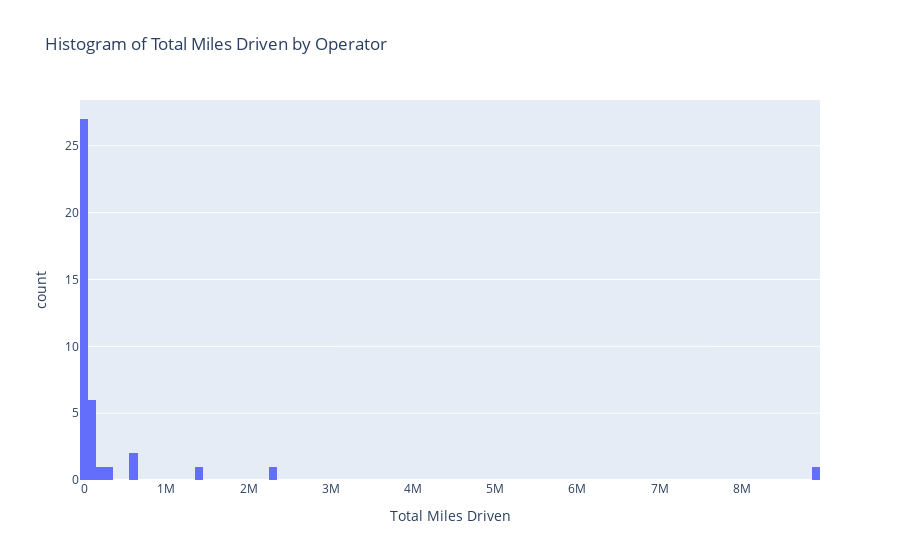
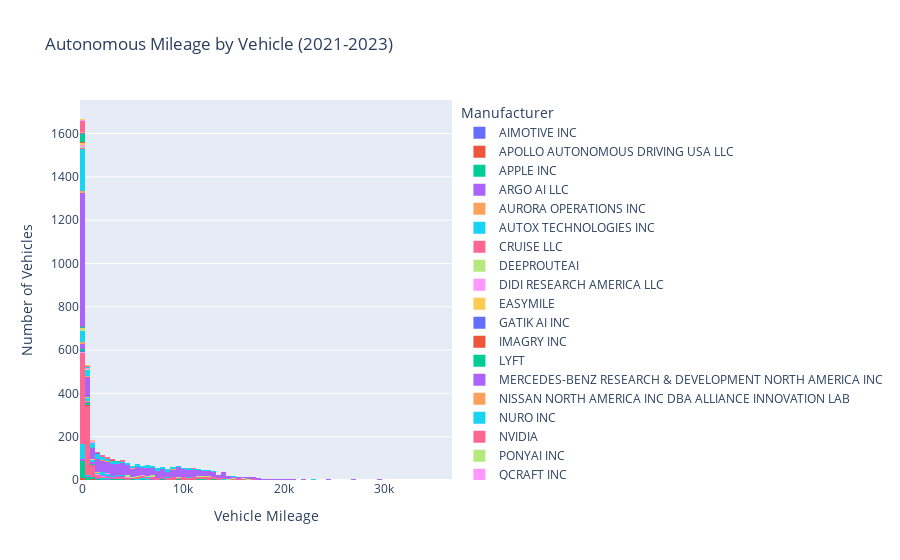

The notebook cell these images were saved under, in order:
### Code cell
###  autonomous miles necessarily.  Need to look at data sources further.

# TODO: Drop zeroes? Probably.

#### Histogram: miles driven / Operator ######
manufacturer_miles_sum = mileage_df.groupby('Manufacturer')['Mileage Total'].sum().reset_index()

fig = px.histogram(manufacturer_miles_sum, x='Mileage Total', title='Histogram of Total Miles Driven by Operator',
                   labels={'Mileage Total': 'Total Miles Driven'}, nbins=100)  # Adjust nbins as needed
fig.show()

#### Histogram: miles driven / VIN ######
vin = px.histogram(mileage_df,
             x='Mileage Total', color="Manufacturer", title="Autonomous Mileage by Vehicle (2021-2023)")
vin.update_layout(xaxis_title='Vehicle Mileage', yaxis_title='Number of Vehicles')
vin.show()

### Figure 1 — Plotly figure (JSON) as saved in the notebook; plotly's stock layout.template omitted (floating-point values rounded to 4 significant figures)
{"data": [{"alignmentgroup": "True", "bingroup": "x", "hovertemplate": "Total Miles Driven=%{x}<br>count=%{y}<extra></extra>", "legendgroup": "", "marker": {"color": "#636efa", "pattern": {"shape": ""}}, "name": "", "nbinsx": 100, "offsetgroup": "", "orientation": "v", "showlegend": false, "type": "histogram", "x": [33070.0, 15310.0, 3944.0, 591100.0, 55370.0, 13370.0, 7870, 99422, 759.3, 2323000.0, 31633, 4004.0, 79010.0, 320, 3574, 67330.0, 1381.0, 723.6, 781, 11200.0, 58340.0, 111600.0, 21150.0, 4825, 1702.0, 258100.0, 28004, 7169.0, 586000.0, 8909, 8489, 4774, 13959, 60, 104, 675, 8896000.0, 164900.0, 4194, 1418000.0], "xaxis": "x", "yaxis": "y"}], "layout": {"barmode": "relative", "legend": {"tracegroupgap": 0}, "title": {"text": "Histogram of Total Miles Driven by Operator"}, "xaxis": {"anchor": "y", "domain": [0, 1], "title": {"text": "Total Miles Driven"}}, "yaxis": {"anchor": "x", "domain": [0, 1], "title": {"text": "count"}}}}

### Figure 2 — Plotly figure (JSON) as saved in the notebook; plotly's stock layout.template omitted (floating-point values rounded to 4 significant figures; data arrays with more than 128 entries replaced by an {"elided": "..."} marker saying what was removed)
{"data": [{"alignmentgroup": "True", "bingroup": "x", "hovertemplate": "Manufacturer=AIMOTIVE INC<br>Mileage Total=%{x}<br>count=%{y}<extra></extra>", "legendgroup": "AIMOTIVE INC", "marker": {"color": "#636efa", "pattern": {"shape": ""}}, "name": "AIMOTIVE INC", "offsetgroup": "AIMOTIVE INC", "orientation": "v", "showlegend": true, "type": "histogram", "x": [1827, 1149, 9350, 5865, 9628.0, 5249.0], "xaxis": "x", "yaxis": "y"}, {"alignmentgroup": "True", "bingroup": "x", "hovertemplate": "Manufacturer=APOLLO AUTONOMOUS DRIVING USA LLC<br>Mileage Total=%{x}<br>count=%{y}<extra></extra>", "legendgroup": "APOLLO AUTONOMOUS DRIVING USA LLC", "marker": {"color": "#EF553B", "pattern": {"shape": ""}}, "name": "APOLLO AUTONOMOUS DRIVING USA LLC", "offsetgroup": "APOLLO AUTONOMOUS DRIVING USA LLC", "orientation": "v", "showlegend": true, "type": "histogram", "x": [830.0, 637.5, 0, 0, 0, 1142.0, 824.4, 141.6, 368.9, 0, 0, 0], "xaxis": "x", "yaxis": "y"}, {"alignmentgroup": "True", "bingroup": "x", "hovertemplate": "Manufacturer=APPLE INC<br>Mileage Total=%{x}<br>count=%{y}<extra></extra>", "legendgroup": "APPLE INC", "marker": {"color": "#00cc96", "pattern": {"shape": ""}}, "name": "APPLE INC", "offsetgroup": "APPLE INC", "orientation": "v", "showlegend": true, "type": "histogram", "x": {"elided": "173 float values"}, "xaxis": "x", "yaxis": "y"}, {"alignmentgroup": "True", "bingroup": "x", "hovertemplate": "Manufacturer=ARGO AI LLC<br>Mileage Total=%{x}<br>count=%{y}<extra></extra>", "legendgroup": "ARGO AI LLC", "marker": {"color": "#ab63fa", "pattern": {"shape": ""}}, "name": "ARGO AI LLC", "offsetgroup": "ARGO AI LLC", "orientation": "v", "showlegend": true, "type": "histogram", "x": [7996.0, 6834.0, 5725.0, 8231.0, 7264.0, 522.2, 162.1, 0, 0, 0, 0, 0, 0, 633.5, 2643.0, 0, 553.1, 3687.0, 0, 1480.0, 2552.0, 1507.0, 1230.0, 1080.0, 1318.0, 1958.0], "xaxis": "x", "yaxis": "y"}, {"alignmentgroup": "True", "bingroup": "x", "hovertemplate": "Manufacturer=AURORA OPERATIONS INC<br>Mileage Total=%{x}<br>count=%{y}<extra></extra>", "legendgroup": "AURORA OPERATIONS INC", "marker": {"color": "#FFA15A", "pattern": {"shape": ""}}, "name": "AURORA OPERATIONS INC", "offsetgroup": "AURORA OPERATIONS INC", "orientation": "v", "showlegend": true, "type": "histogram", "x": [1388.0, 875.0, 4918.0, 1448.0, 2289.0, 624.2, 1104.0, 25.86, 700.3], "xaxis": "x", "yaxis": "y"}, {"alignmentgroup": "True", "bingroup": "x", "hovertemplate": "Manufacturer=AUTOX TECHNOLOGIES INC<br>Mileage Total=%{x}<br>count=%{y}<extra></extra>", "legendgroup": "AUTOX TECHNOLOGIES INC", "marker": {"color": "#19d3f3", "pattern": {"shape": ""}}, "name": "AUTOX TECHNOLOGIES INC", "offsetgroup": "AUTOX TECHNOLOGIES INC", "orientation": "v", "showlegend": true, "type": "histogram", "x": [1986, 13997, 10336, 6446, 6358, 5912, 5073, 0, 0, 0, 0, 0, 0, 0, 0, 0, 0, 0, 0, 0, 0, 0, 0, 0, 0, 0, 0, 0, 0, 0, 0, 0, 0, 0, 0, 0, 0, 0, 0, 0, 0, 0, 0, 0, 6627, 2700, 8271, 5462, 5981, 2461, 600, 5922, 318, 5508, 2431, 2563, 0, 0, 0, 0, 0, 0, 0, 0, 0, 0, 138, 0, 0, 0, 0, 0, 0, 0, 0, 0, 59, 0, 0, 0, 273, 0, 0, 0, 0, 0, 0, 0], "xaxis": "x", "yaxis": "y"}, {"alignmentgroup": "True", "bingroup": "x", "hovertemplate": "Manufacturer=CRUISE LLC<br>Mileage Total=%{x}<br>count=%{y}<extra></extra>", "legendgroup": "CRUISE LLC", "marker": {"color": "#FF6692", "pattern": {"shape": ""}}, "name": "CRUISE LLC", "offsetgroup": "CRUISE LLC", "orientation": "v", "showlegend": true, "type": "histogram", "x": {"elided": "1036 float values"}, "xaxis": "x", "yaxis": "y"}, {"alignmentgroup": "True", "bingroup": "x", "hovertemplate": "Manufacturer=DEEPROUTEAI<br>Mileage Total=%{x}<br>count=%{y}<extra></extra>", "legendgroup": "DEEPROUTEAI", "marker": {"color": "#B6E880", "pattern": {"shape": ""}}, "name": "DEEPROUTEAI", "offsetgroup": "DEEPROUTEAI", "orientation": "v", "showlegend": true, "type": "histogram", "x": [18791, 12081, 510, 251], "xaxis": "x", "yaxis": "y"}, {"alignmentgroup": "True", "bingroup": "x", "hovertemplate": "Manufacturer=DIDI RESEARCH AMERICA LLC<br>Mileage Total=%{x}<br>count=%{y}<extra></extra>", "legendgroup": "DIDI RESEARCH AMERICA LLC", "marker": {"color": "#FF97FF", "pattern": {"shape": ""}}, "name": "DIDI RESEARCH AMERICA LLC", "offsetgroup": "DIDI RESEARCH AMERICA LLC", "orientation": "v", "showlegend": true, "type": "histogram", "x": [3759.0, 5416.0, 6946.0, 1830.0, 3306.0, 4891.0, 4592.0, 2845.0, 5858.0, 1302.0, 0, 0, 3711.0, 5156.0, 4735.0, 938.7, 3997.0, 3893.0, 3074.0, 4286.0, 6647.0, 1827.0, 0, 0], "xaxis": "x", "yaxis": "y"}, {"alignmentgroup": "True", "bingroup": "x", "hovertemplate": "Manufacturer=EASYMILE<br>Mileage Total=%{x}<br>count=%{y}<extra></extra>", "legendgroup": "EASYMILE", "marker": {"color": "#FECB52", "pattern": {"shape": ""}}, "name": "EASYMILE", "offsetgroup": "EASYMILE", "orientation": "v", "showlegend": true, "type": "histogram", "x": [320], "xaxis": "x", "yaxis": "y"}, {"alignmentgroup": "True", "bingroup": "x", "hovertemplate": "Manufacturer=GATIK AI INC<br>Mileage Total=%{x}<br>count=%{y}<extra></extra>", "legendgroup": "GATIK AI INC", "marker": {"color": "#636efa", "pattern": {"shape": ""}}, "name": "GATIK AI INC", "offsetgroup": "GATIK AI INC", "orientation": "v", "showlegend": true, "type": "histogram", "x": [1924, 0, 0, 1016, 0, 0, 634, 0, 0], "xaxis": "x", "yaxis": "y"}, {"alignmentgroup": "True", "bingroup": "x", "hovertemplate": "Manufacturer=IMAGRY INC<br>Mileage Total=%{x}<br>count=%{y}<extra></extra>", "legendgroup": "IMAGRY INC", "marker": {"color": "#EF553B", "pattern": {"shape": ""}}, "name": "IMAGRY INC", "offsetgroup": "IMAGRY INC", "orientation": "v", "showlegend": true, "type": "histogram", "x": [731.2, 650.1], "xaxis": "x", "yaxis": "y"}, {"alignmentgroup": "True", "bingroup": "x", "hovertemplate": "Manufacturer=LYFT<br>Mileage Total=%{x}<br>count=%{y}<extra></extra>", "legendgroup": "LYFT", "marker": {"color": "#00cc96", "pattern": {"shape": ""}}, "name": "LYFT", "offsetgroup": "LYFT", "orientation": "v", "showlegend": true, "type": "histogram", "x": [479.7, 839.3, 802.1, 1016.0, 985.5, 812.1, 596.7, 882.3, 525.3, 568.1, 625.5, 466.1, 523.6, 684.0, 423.9, 132.5, 257.0, 64.29, 32.78, 116.3, 216.2, 131.1, 19.6], "xaxis": "x", "yaxis": "y"}, {"alignmentgroup": "True", "bingroup": "x", "hovertemplate": "Manufacturer=MERCEDES-BENZ RESEARCH & DEVELOPMENT NORTH AMERICA INC<br>Mileage Total=%{x}<br>count=%{y}<extra></extra>", "legendgroup": "MERCEDES-BENZ RESEARCH & DEVELOPMENT NORTH AMERICA INC", "marker": {"color": "#ab63fa", "pattern": {"shape": ""}}, "name": "MERCEDES-BENZ RESEARCH & DEVELOPMENT NORTH AMERICA INC", "offsetgroup": "MERCEDES-BENZ RESEARCH & DEVELOPMENT NORTH AMERICA INC", "orientation": "v", "showlegend": true, "type": "histogram", "x": [744, 6, 22, 249, 126, 7169, 12317, 8396, 7740, 8201, 4402, 3088, 6143, 0, 0, 0, 10, 48.41, 3801.0, 1772.0, 2874.0, 2865.0, 2899.0, 967.2, 3937.0, 1937.0, 670.2, 926.6, 435.7, 1021.0, 2248.0, 61.06, 84.04, 1512, 1837, 3423, 1388, 2346, 2171, 2067, 2418, 1032, 820, 394, 968, 885, 0, 2556, 993, 108, 0, 104, 704, 232, 335, 40, 0, 96, 0, 0, 0, 0, 0, 0], "xaxis": "x", "yaxis": "y"}, {"alignmentgroup": "True", "bingroup": "x", "hovertemplate": "Manufacturer=NISSAN NORTH AMERICA INC DBA ALLIANCE INNOVATION LAB<br>Mileage Total=%{x}<br>count=%{y}<extra></extra>", "legendgroup": "NISSAN NORTH AMERICA INC DBA ALLIANCE INNOVATION LAB", "marker": {"color": "#FFA15A", "pattern": {"shape": ""}}, "name": "NISSAN NORTH AMERICA INC DBA ALLIANCE INNOVATION LAB", "offsetgroup": "NISSAN NORTH AMERICA INC DBA ALLIANCE INNOVATION LAB", "orientation": "v", "showlegend": true, "type": "histogram", "x": [177, 328, 3, 0, 0, 73, 21.4, 1100.0, 0, 0, 0], "xaxis": "x", "yaxis": "y"}, {"alignmentgroup": "True", "bingroup": "x", "hovertemplate": "Manufacturer=NURO INC<br>Mileage Total=%{x}<br>count=%{y}<extra></extra>", "legendgroup": "NURO INC", "marker": {"color": "#19d3f3", "pattern": {"shape": ""}}, "name": "NURO INC", "offsetgroup": "NURO INC", "orientation": "v", "showlegend": true, "type": "histogram", "x": {"elided": "132 float values"}, "xaxis": "x", "yaxis": "y"}, {"alignmentgroup": "True", "bingroup": "x", "hovertemplate": "Manufacturer=NVIDIA<br>Mileage Total=%{x}<br>count=%{y}<extra></extra>", "legendgroup": "NVIDIA", "marker": {"color": "#FF6692", "pattern": {"shape": ""}}, "name": "NVIDIA", "offsetgroup": "NVIDIA", "orientation": "v", "showlegend": true, "type": "histogram", "x": [3449, 1789, 11153, 483, 10388, 742], "xaxis": "x", "yaxis": "y"}, {"alignmentgroup": "True", "bingroup": "x", "hovertemplate": "Manufacturer=PONYAI INC<br>Mileage Total=%{x}<br>count=%{y}<extra></extra>", "legendgroup": "PONYAI INC", "marker": {"color": "#B6E880", "pattern": {"shape": ""}}, "name": "PONYAI INC", "offsetgroup": "PONYAI INC", "orientation": "v", "showlegend": true, "type": "histogram", "x": [16360.0, 16120.0, 14220.0, 12440.0, 12830.0, 10480.0, 12850.0, 4014.0, 13070.0, 6016.0, 5726.0, 16140.0, 5048.0, 9402.0, 11350.0, 4834.0, 17610.0, 14320.0, 5735.0, 4509.0, 3299.0, 78.58, 14930.0, 2780.0, 6856.0, 181.9, 12200.0, 16110.0, 6284.0, 10860.0, 4474.0, 1405.0, 1279.0, 5853.0, 5344.0, 437.7, 182.5, 0.25, 0, 0, 0, 0, 4308, 890, 5228, 7162, 0, 0, 7812, 12670, 11951, 12100, 11081, 8108, 9092, 9959, 4417, 8950, 12264, 4383, 6491, 9746, 0, 10224, 2856, 7128, 7053, 8596, 11525, 12073, 7128, 9588, 10667, 8004, 6759, 7309, 9418, 6503, 8969], "xaxis": "x", "yaxis": "y"}, {"alignmentgroup": "True", "bingroup": "x", "hovertemplate": "Manufacturer=QCRAFT INC<br>Mileage Total=%{x}<br>count=%{y}<extra></extra>", "legendgroup": "QCRAFT INC", "marker": {"color": "#FF97FF", "pattern": {"shape": ""}}, "name": "QCRAFT INC", "offsetgroup": "QCRAFT INC", "orientation": "v", "showlegend": true, "type": "histogram", "x": [4138, 2182, 2589], "xaxis": "x", "yaxis": "y"}, {"alignmentgroup": "True", "bingroup": "x", "hovertemplate": "Manufacturer=QUALCOMM TECHNOLOGIES INC<br>Mileage Total=%{x}<br>count=%{y}<extra></extra>", "legendgroup": "QUALCOMM TECHNOLOGIES INC", "marker": {"color": "#FECB52", "pattern": {"shape": ""}}, "name": "QUALCOMM TECHNOLOGIES INC", "offsetgroup": "QUALCOMM TECHNOLOGIES INC", "orientation": "v", "showlegend": true, "type": "histogram", "x": [432, 119, 1084, 438, 1191, 1388, 0, 2182, 540, 578, 141, 396], "xaxis": "x", "yaxis": "y"}, {"alignmentgroup": "True", "bingroup": "x", "hovertemplate": "Manufacturer=TOYOTA RESEARCH INSTITUTE INC<br>Mileage Total=%{x}<br>count=%{y}<extra></extra>", "legendgroup": "TOYOTA RESEARCH INSTITUTE INC", "marker": {"color": "#636efa", "pattern": {"shape": ""}}, "name": "TOYOTA RESEARCH INSTITUTE INC", "offsetgroup": "TOYOTA RESEARCH INSTITUTE INC", "orientation": "v", "showlegend": true, "type": "histogram", "x": [3327, 5430, 4724, 478], "xaxis": "x", "yaxis": "y"}, {"alignmentgroup": "True", "bingroup": "x", "hovertemplate": "Manufacturer=UDELV INC<br>Mileage Total=%{x}<br>count=%{y}<extra></extra>", "legendgroup": "UDELV INC", "marker": {"color": "#EF553B", "pattern": {"shape": ""}}, "name": "UDELV INC", "offsetgroup": "UDELV INC", "orientation": "v", "showlegend": true, "type": "histogram", "x": [60, 0], "xaxis": "x", "yaxis": "y"}, {"alignmentgroup": "True", "bingroup": "x", "hovertemplate": "Manufacturer=VALEO NORTH AMERICA INC<br>Mileage Total=%{x}<br>count=%{y}<extra></extra>", "legendgroup": "VALEO NORTH AMERICA INC", "marker": {"color": "#00cc96", "pattern": {"shape": ""}}, "name": "VALEO NORTH AMERICA INC", "offsetgroup": "VALEO NORTH AMERICA INC", "orientation": "v", "showlegend": true, "type": "histogram", "x": [201, 135, 339], "xaxis": "x", "yaxis": "y"}, {"alignmentgroup": "True", "bingroup": "x", "hovertemplate": "Manufacturer=WAYMO LLC<br>Mileage Total=%{x}<br>count=%{y}<extra></extra>", "legendgroup": "WAYMO LLC", "marker": {"color": "#ab63fa", "pattern": {"shape": ""}}, "name": "WAYMO LLC", "offsetgroup": "WAYMO LLC", "orientation": "v", "showlegend": true, "type": "histogram", "x": {"elided": "1819 float values"}, "xaxis": "x", "yaxis": "y"}, {"alignmentgroup": "True", "bingroup": "x", "hovertemplate": "Manufacturer=WERIDE CORP<br>Mileage Total=%{x}<br>count=%{y}<extra></extra>", "legendgroup": "WERIDE CORP", "marker": {"color": "#FFA15A", "pattern": {"shape": ""}}, "name": "WERIDE CORP", "offsetgroup": "WERIDE CORP", "orientation": "v", "showlegend": true, "type": "histogram", "x": [36.4, 11130.0, 377, 15140.0, 12990.0, 9.2, 8339.0, 0, 3072.0, 363.6, 935.2, 5164.0, 334.8, 70.7, 9031.0, 2171.0, 5440.0, 679.1, 12240.0, 2349.0, 2034.0, 0, 9491.0, 4619.0, 12610.0, 2213.0, 0, 0.03, 551.1, 1130, 0, 0, 2167.0, 1673.0, 0, 0, 1308.0, 971.9, 2634.0, 1785.0, 6763.0, 8868.0, 5275.0, 6749.0, 4188.0], "xaxis": "x", "yaxis": "y"}, {"alignmentgroup": "True", "bingroup": "x", "hovertemplate": "Manufacturer=ZOOX INC<br>Mileage Total=%{x}<br>count=%{y}<extra></extra>", "legendgroup": "ZOOX INC", "marker": {"color": "#19d3f3", "pattern": {"shape": ""}}, "name": "ZOOX INC", "offsetgroup": "ZOOX INC", "orientation": "v", "showlegend": true, "type": "histogram", "x": {"elided": "464 float values"}, "xaxis": "x", "yaxis": "y"}, {"alignmentgroup": "True", "bingroup": "x", "hovertemplate": "Manufacturer=GHOST AUTONOMY INC<br>Mileage Total=%{x}<br>count=%{y}<extra></extra>", "legendgroup": "GHOST AUTONOMY INC", "marker": {"color": "#FF6692", "pattern": {"shape": ""}}, "name": "GHOST AUTONOMY INC", "offsetgroup": "GHOST AUTONOMY INC", "orientation": "v", "showlegend": true, "type": "histogram", "x": [2897.0, 1394.0, 3773.0, 2019.0, 0, 752.8, 2606.0, 934.0, 182.3, 0, 2270.0, 5279.0, 10400.0, 7935.0, 820.2, 8095, 34.5, 11130.0, 3927.0, 2873.0, 0], "xaxis": "x", "yaxis": "y"}, {"alignmentgroup": "True", "bingroup": "x", "hovertemplate": "Manufacturer=INTEL CORPORATION<br>Mileage Total=%{x}<br>count=%{y}<extra></extra>", "legendgroup": "INTEL CORPORATION", "marker": {"color": "#B6E880", "pattern": {"shape": ""}}, "name": "INTEL CORPORATION", "offsetgroup": "INTEL CORPORATION", "orientation": "v", "showlegend": true, "type": "histogram", "x": [611, 170, 0], "xaxis": "x", "yaxis": "y"}, {"alignmentgroup": "True", "bingroup": "x", "hovertemplate": "Manufacturer=MOTIONAL AD INC<br>Mileage Total=%{x}<br>count=%{y}<extra></extra>", "legendgroup": "MOTIONAL AD INC", "marker": {"color": "#FF97FF", "pattern": {"shape": ""}}, "name": "MOTIONAL AD INC", "offsetgroup": "MOTIONAL AD INC", "orientation": "v", "showlegend": true, "type": "histogram", "x": [239.3, 212.9, 31.9, 1141.0, 317.8, 945.2, 920.1, 858.5, 198.3, 5.6, 17.6, 1.3, 21.4, 27.6, 618.3, 3033.0, 751.6, 716.1, 724.5, 3264.0, 2464.0, 3358.0, 1276.0, 10.24], "xaxis": "x", "yaxis": "y"}, {"alignmentgroup": "True", "bingroup": "x", "hovertemplate": "Manufacturer=NVIDIA CORPORATION<br>Mileage Total=%{x}<br>count=%{y}<extra></extra>", "legendgroup": "NVIDIA CORPORATION", "marker": {"color": "#FECB52", "pattern": {"shape": ""}}, "name": "NVIDIA CORPORATION", "offsetgroup": "NVIDIA CORPORATION", "orientation": "v", "showlegend": true, "type": "histogram", "x": [14.26, 3069.0, 0, 0, 1688.0, 1518.0, 880.6, 0, 0, 0, 0, 0, 0, 0], "xaxis": "x", "yaxis": "y"}, {"alignmentgroup": "True", "bingroup": "x", "hovertemplate": "Manufacturer=TOYOTA RESEARCH INSTITUTE<br>Mileage Total=%{x}<br>count=%{y}<extra></extra>", "legendgroup": "TOYOTA RESEARCH INSTITUTE", "marker": {"color": "#636efa", "pattern": {"shape": ""}}, "name": "TOYOTA RESEARCH INSTITUTE", "offsetgroup": "TOYOTA RESEARCH INSTITUTE", "orientation": "v", "showlegend": true, "type": "histogram", "x": [2277, 1355, 967, 175], "xaxis": "x", "yaxis": "y"}, {"alignmentgroup": "True", "bingroup": "x", "hovertemplate": "Manufacturer=APOLLO<br>Mileage Total=%{x}<br>count=%{y}<extra></extra>", "legendgroup": "APOLLO", "marker": {"color": "#EF553B", "pattern": {"shape": ""}}, "name": "APOLLO", "offsetgroup": "APOLLO", "orientation": "v", "showlegend": true, "type": "histogram", "x": [4354.0, 3817.0, 2942, 4199.0, 0, 0], "xaxis": "x", "yaxis": "y"}, {"alignmentgroup": "True", "bingroup": "x", "hovertemplate": "Manufacturer=AUTOX<br>Mileage Total=%{x}<br>count=%{y}<extra></extra>", "legendgroup": "AUTOX", "marker": {"color": "#00cc96", "pattern": {"shape": ""}}, "name": "AUTOX", "offsetgroup": "AUTOX", "orientation": "v", "showlegend": true, "type": "histogram", "x": [3, 0, 22, 42, 34, 5, 8, 0, 0, 2, 3768, 3624, 0, 0, 0, 0, 8, 0, 0, 0, 0, 0, 337, 0, 0, 0, 0, 0, 0, 0, 0, 0, 9, 0, 0, 0, 8, 0, 0, 0, 0, 0, 0, 0], "xaxis": "x", "yaxis": "y"}, {"alignmentgroup": "True", "bingroup": "x", "hovertemplate": "Manufacturer=BOSCH<br>Mileage Total=%{x}<br>count=%{y}<extra></extra>", "legendgroup": "BOSCH", "marker": {"color": "#ab63fa", "pattern": {"shape": ""}}, "name": "BOSCH", "offsetgroup": "BOSCH", "orientation": "v", "showlegend": true, "type": "histogram", "x": [24.32, 532.9, 202.1], "xaxis": "x", "yaxis": "y"}, {"alignmentgroup": "True", "bingroup": "x", "hovertemplate": "Manufacturer=DIDI RESEARCH AMERICA<br>Mileage Total=%{x}<br>count=%{y}<extra></extra>", "legendgroup": "DIDI RESEARCH AMERICA", "marker": {"color": "#FFA15A", "pattern": {"shape": ""}}, "name": "DIDI RESEARCH AMERICA", "offsetgroup": "DIDI RESEARCH AMERICA", "orientation": "v", "showlegend": true, "type": "histogram", "x": [0, 0, 0, 0, 1409.0, 918.2, 311.7, 79.6, 1286.0, 0], "xaxis": "x", "yaxis": "y"}, {"alignmentgroup": "True", "bingroup": "x", "hovertemplate": "Manufacturer=IMAGRY INC <br>Mileage Total=%{x}<br>count=%{y}<extra></extra>", "legendgroup": "IMAGRY INC ", "marker": {"color": "#19d3f3", "pattern": {"shape": ""}}, "name": "IMAGRY INC ", "offsetgroup": "IMAGRY INC ", "orientation": "v", "showlegend": true, "type": "histogram", "x": [326.5, 397.1], "xaxis": "x", "yaxis": "y"}, {"alignmentgroup": "True", "bingroup": "x", "hovertemplate": "Manufacturer=MERCEDES<br>Mileage Total=%{x}<br>count=%{y}<extra></extra>", "legendgroup": "MERCEDES", "marker": {"color": "#FF6692", "pattern": {"shape": ""}}, "name": "MERCEDES", "offsetgroup": "MERCEDES", "orientation": "v", "showlegend": true, "type": "histogram", "x": [0, 0, 0, 0, 0, 0, 0, 0, 0, 0, 0, 0, 0, 0, 0, 0, 0, 0, 0, 0, 0, 0, 0, 0, 0, 0, 0, 0, 0, 0, 0, 0, 0, 0, 0, 0, 0, 384.7, 294.2, 360.5, 482.9, 0, 132.1, 930.9, 728.0, 561.2, 0, 0, 0, 0, 1350.0, 2061.0, 2754.0, 3166.0, 1869.0, 3752.0, 2801.0, 1701.0, 1978.0, 2869.0, 2294.0, 3656.0, 3327.0, 2406.0, 2041.0, 1407.0, 2300.0, 2399.0, 4297.0, 2192.0, 2639.0, 126.6, 143.9, 206.3, 123.0, 108.2, 141.0, 214.9, 144.3], "xaxis": "x", "yaxis": "y"}, {"alignmentgroup": "True", "bingroup": "x", "hovertemplate": "Manufacturer=NISSAN<br>Mileage Total=%{x}<br>count=%{y}<extra></extra>", "legendgroup": "NISSAN", "marker": {"color": "#B6E880", "pattern": {"shape": ""}}, "name": "NISSAN", "offsetgroup": "NISSAN", "orientation": "v", "showlegend": true, "type": "histogram", "x": [485, 0, 2105, 2235], "xaxis": "x", "yaxis": "y"}, {"alignmentgroup": "True", "bingroup": "x", "hovertemplate": "Manufacturer=VALEO NORTH AMERICA<br>Mileage Total=%{x}<br>count=%{y}<extra></extra>", "legendgroup": "VALEO NORTH AMERICA", "marker": {"color": "#FF97FF", "pattern": {"shape": ""}}, "name": "VALEO NORTH AMERICA", "offsetgroup": "VALEO NORTH AMERICA", "orientation": "v", "showlegend": true, "type": "histogram", "x": [104], "xaxis": "x", "yaxis": "y"}, {"alignmentgroup": "True", "bingroup": "x", "hovertemplate": "Manufacturer=WOVEN BY TOYOTA US INC<br>Mileage Total=%{x}<br>count=%{y}<extra></extra>", "legendgroup": "WOVEN BY TOYOTA US INC", "marker": {"color": "#FECB52", "pattern": {"shape": ""}}, "name": "WOVEN BY TOYOTA US INC", "offsetgroup": "WOVEN BY TOYOTA US INC", "orientation": "v", "showlegend": true, "type": "histogram", "x": [618, 972, 619, 636, 816, 64, 95, 54, 21, 52, 247], "xaxis": "x", "yaxis": "y"}], "layout": {"barmode": "relative", "legend": {"title": {"text": "Manufacturer"}, "tracegroupgap": 0}, "title": {"text": "Autonomous Mileage by Vehicle (2021-2023)"}, "xaxis": {"anchor": "y", "domain": [0, 1], "title": {"text": "Vehicle Mileage"}}, "yaxis": {"anchor": "x", "domain": [0, 1], "title": {"text": "Number of Vehicles"}}}}
